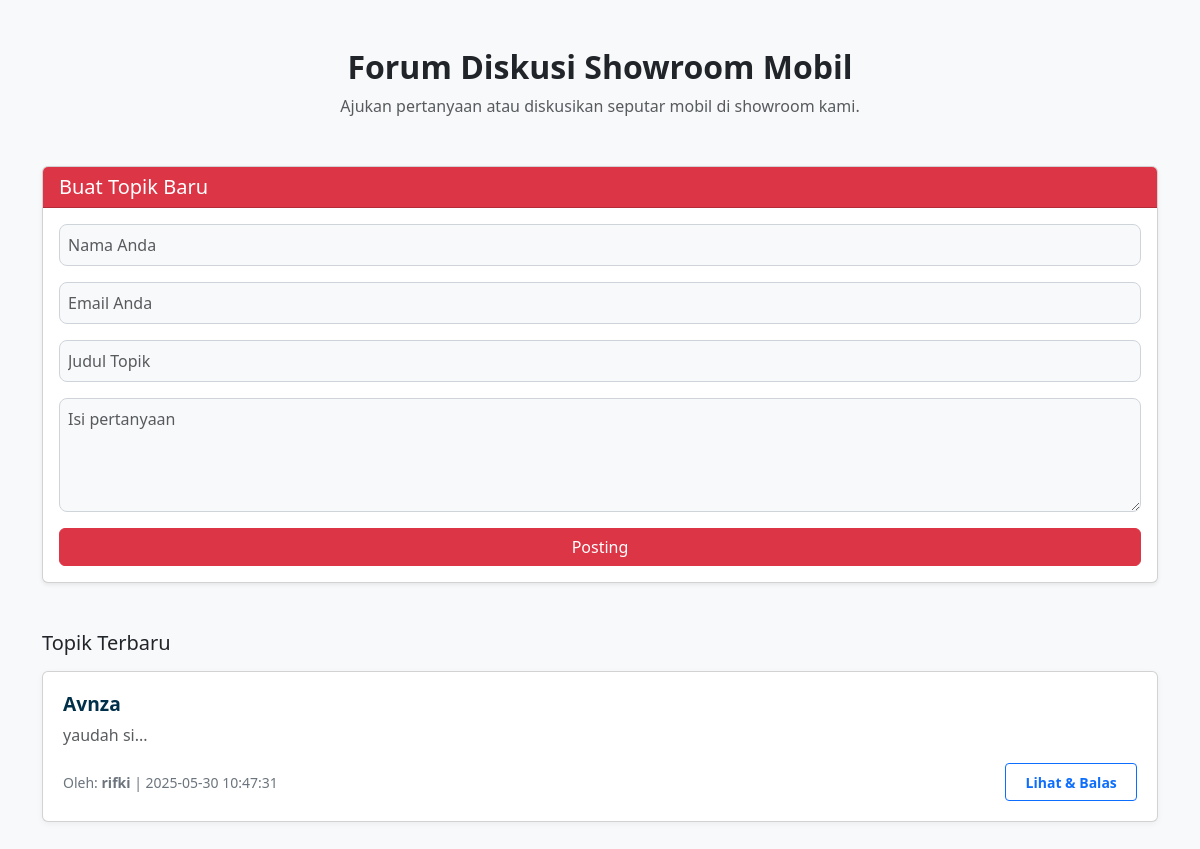
Before: /diskusi.php with the older database file.
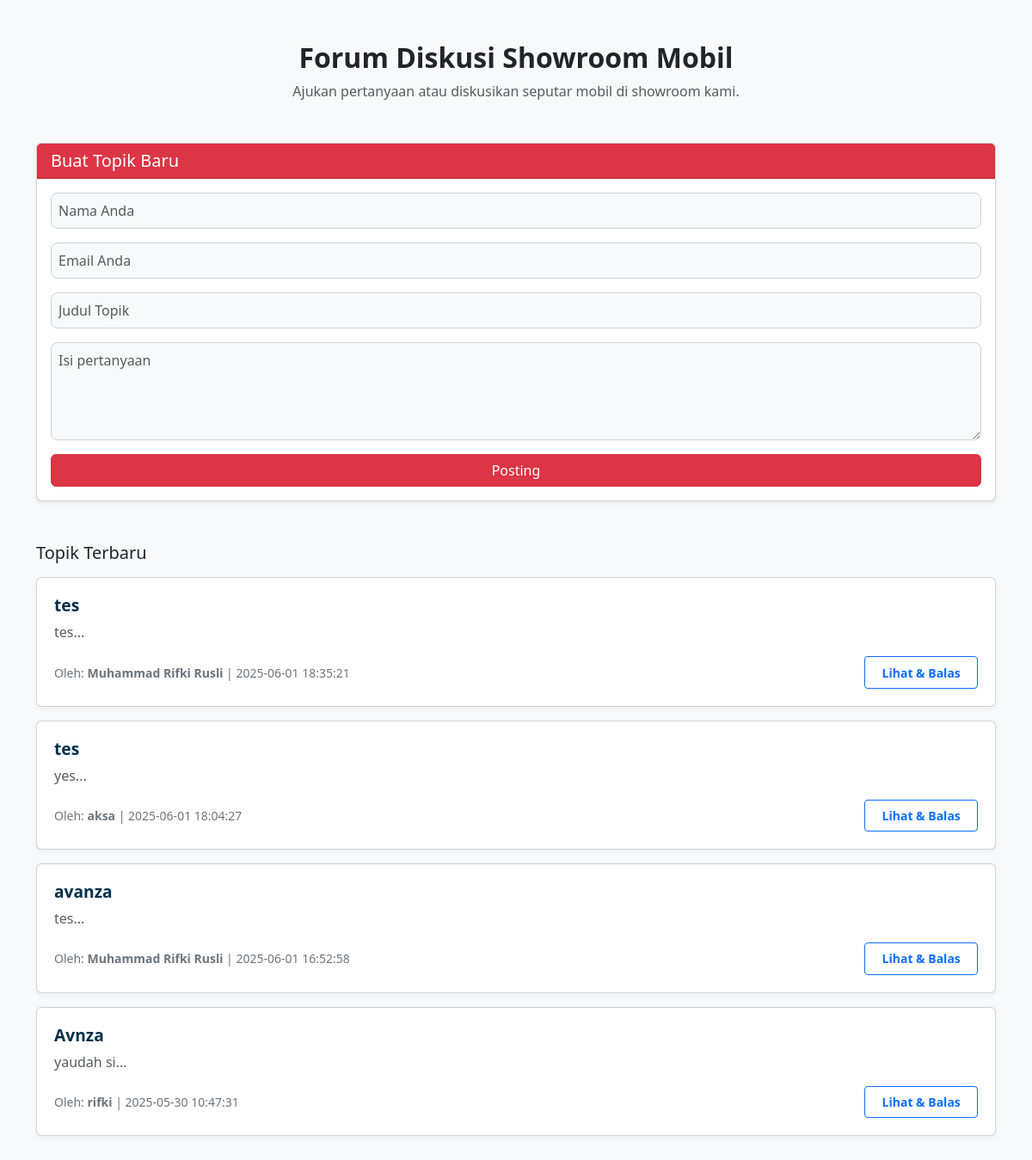
After: the same page with the newer database file.
### tables this page shows
CREATE TABLE `topik` (
  `id` int(11) NOT NULL,
  `nama` varchar(100) DEFAULT NULL,
  `email` varchar(100) DEFAULT NULL,
  `judul` varchar(200) DEFAULT NULL,
  `isi` text DEFAULT NULL,
  `tanggal` datetime DEFAULT current_timestamp()
);

### diskusi.php (the view, shortened to what this page needs)
<?php
require_once 'db.php';
$topics = [];
$sql = "SELECT * FROM topik ORDER BY tanggal DESC";
if ($stmt = $conn->prepare($sql)) {
    $stmt->execute();
    $result = $stmt->get_result();
    while ($row = $result->fetch_assoc()) {
        $topics[] = $row;
    }
} else {
    die("Query gagal: " . $conn->error);
}
?>
<!DOCTYPE html>
<html lang="id">
<head>
    <link rel="stylesheet" href="assets/css/forum.css">
    <link href="https://cdn.jsdelivr.net/npm/bootstrap@5.3.3/dist/css/bootstrap.min.css" rel="stylesheet">
</head>
<body class="bg-light">
    <div class="container py-5">
        <div class="text-center mb-5">
            <h2 class="fw-bold">Forum Diskusi Showroom Mobil</h2>
            <p class="text-muted">Ajukan pertanyaan atau diskusikan seputar mobil di showroom kami.</p>
        </div>
        <div class="card shadow-sm mb-5">
            <div class="card-header bg-danger text-white">
                <h5 class="mb-0">Buat Topik Baru</h5>
            </div>
            <div class="card-body">
                <form action="tambah_topik.php" method="POST">
                    <div class="mb-3">
                        <input type="text" name="nama" class="form-control" placeholder="Nama Anda" required>
                    </div>
                    <div class="mb-3">
                        <input type="email" name="email" class="form-control" placeholder="Email Anda" required>
                    </div>
                    <div class="mb-3">
                        <input type="text" name="judul" class="form-control" placeholder="Judul Topik" required>
                    </div>
                    <div class="mb-3">
                        <textarea name="isi" class="form-control" placeholder="Isi pertanyaan" rows="4" required></textarea>
                    </div>
                    <button type="submit" class="btn btn-danger w-100">Posting</button>
                </form>
            </div>
        </div>
        <h5 class="mb-3">Topik Terbaru</h5>
        <div class="forum-topics">
            <?php if (count($topics) > 0): ?>
                <?php foreach ($topics as $row): ?>
                    <div class="card forum-topic mb-3">
                        <div class="card-body">
                            <h6 class="card-title"><?= htmlspecialchars($row['judul']) ?></h6>
                            <p class="card-text text-muted">
                                <?= nl2br(htmlspecialchars(substr($row['isi'], 0, 80))) ?>...
                            </p>
                            <div class="d-flex justify-content-between align-items-center">
                                <small class="text-secondary">
                                    Oleh: <strong><?= htmlspecialchars($row['nama']) ?></strong> | <?= $row['tanggal'] ?>
                                </small>
                                <a href="balas_topik.php?id=<?= $row['id'] ?>" class="btn btn-sm btn-outline-primary">
                                    Lihat & Balas
                                </a>
                            </div>
                        </div>
                    </div>
                <?php endforeach; ?>
            <?php else: ?>
                <p class="text-muted">Belum ada topik yang diposting.</p>
            <?php endif; ?>
        </div>
    </div>
</body>
</html>

### assets/css/forum.css (style rules this page uses)
body { font-family: "Segoe UI", Tahoma, Geneva, Verdana, sans-serif; background-color: #f4f6f9; color: #333; }
.card { border-radius: 12px; border: 1px solid #dee2e6; box-shadow: 0 2px 6px rgba(0, 0, 0, 0.05); background-color: #ffffff; }
.card-header { background-color: #003049; color: #ffffff; border-top-left-radius: 12px; border-top-right-radius: 12px; font-weight: 600; font-size: 1.1rem; }
.card-body input, .card-body textarea { border-radius: 8px; border: 1px solid #ced4da; padding: 0.5rem; background-color: #f8f9fa; }
.btn-danger { border-radius: 8px; background-color: #d62828; border: none; transition: background-color 0.3s ease; }
.forum-topic .card-title { font-weight: 700; font-size: 1.2rem; color: #003049; }
.forum-topic .card-text { font-size: 1rem; color: #495057; }
.forum-topics .card { transition: transform 0.3s ease, box-shadow 0.3s ease; }
.forum-topic .card-body { padding: 1.25rem; }
.forum-topic .btn { font-weight: 600; padding: 0.45rem 1.2rem; }

Changed rows visible on the page:
added topik: judul "tes", isi "tes", nama "Muhammad Rifki Rusli", tanggal "2025-06-01 18:35:21"
added topik: judul "tes", isi "yes", nama "aksa", tanggal "2025-06-01 18:04:27"
added topik: judul "avanza", isi "tes", nama "Muhammad Rifki Rusli", tanggal "2025-06-01 16:52:58"
